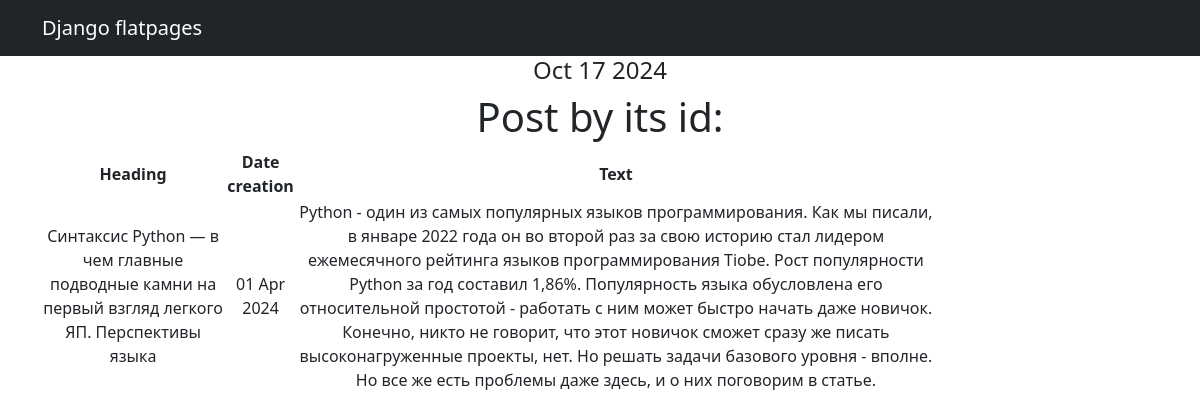
Page /2/ on the committed database.
### Portal_app/models.py (models this page shows, shortened)
class Post(models.Model):
    NEWS = 'NW'
    ARTICLE = 'AR'
    CATEGORY_CHOICES = (
        (NEWS, 'Новость'),
        (ARTICLE, 'Статья'),
    )
    CategoryType = models.CharField(max_length=2, choices=CATEGORY_CHOICES, default=ARTICLE) #PostCategory
    author = models.ForeignKey(Author,  on_delete=models.CASCADE)
    datetime_post = models.DateTimeField(auto_now_add = True)
    heading = models.CharField(max_length = 255)
    post_category = models.ManyToManyField(Category, through='PostCategory')
    text = models.TextField()
    rank_post = models.IntegerField(default=0)

### Portal_app/views.py (the view)
# urls.py: path('<int:pk>/', PostDetail.as_view()),
class PostDetail(DetailView):
    model = Post
    template_name = 'post.html'
    context_object_name = 'post'
    def get_context_data(self, **kwargs):
        context = super().get_context_data(**kwargs)
        context['time_now'] = datetime.utcnow()
        return context

### Portal_app/templatetags/custom_filters.py (called while the page is built)
@register.filter()
def censor(value):
    for word in censor_list:
        value = value.replace(word[1:], '*' * len(word[1:])) #Строковый метод str.replace(old, new[, count]) вернет копию строки,
    return value # Возвращаемое функцией значение подставится в шаблон.

### Portal_app/templates/post.html
{% extends 'flatpages/default.html' %}
{% load custom_filters %}
{% block content %}
<h4>{{ time_now|date:'M d Y' }}</h4>
<h1>Post by its id:</h1>
{% if post %}
    <table width="80%">
        <tr>
            <td> <b>Heading </b> </td>
            <td> <b>Date creation</b> </td>
            <td> <b>Text</b> </td>
        </tr>
           <tr>
                <td>{{ post.heading|censor }}</td>
                <td>{{ post.datetime_post|date:"d M Y"}}</td>
                <td>{{ post.text|censor}}</td>
           </tr>
    </table>
{% else %}
       <h2>No current news!</h2>
{% endif %}
{% endblock content%}

### rows in the picture
Post: heading|censor "Синтаксис Python — в чем главные подводные камни на первый взгляд легкого ЯП. Перспективы языка", datetime_post "01 Apr 2024", text|censor "Python - один из самых популярных языков программирования. Как мы писали, в январе 2022 года он во второй раз за свою историю стал лидером ежемесячного рейтинга языков программирования Tiobe. Рост популярности Python за год составил 1,86%. Популярность языка обусловлена его относительной простотой - работать с ним может быстро начать даже новичок. Конечно, никто не говорит, что этот новичок сможет сразу же писать высоконагруженные проекты, нет. Но решать задачи базового уровня - вполне. Но все же есть проблемы даже здесь, и о них поговорим в статье."

### other values in the picture
{{ time_now|date:'M d Y' }} "Oct 17 2024"
